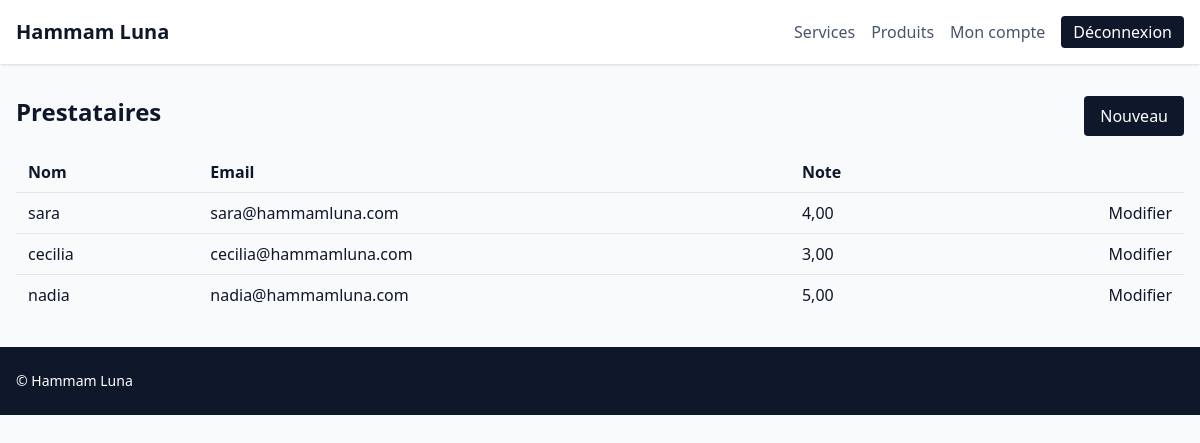
/backoffice/providers/ (signed in), run on the app's committed database.
### apps/people/models.py (models this page shows, shortened)
class Provider(TimeStampedModel):
    name = models.CharField(max_length=255)
    contact_email = models.EmailField()
    phone = models.CharField(max_length=30, blank=True)
    skills = models.JSONField(default=list, blank=True)
    rating = models.DecimalField(max_digits=3, decimal_places=2, default=0)
    is_active = models.BooleanField(default=True)

### apps/people/back_views.py (the view)
# urls.py: path("", back_views.ProviderListView.as_view(), name="list"),
@method_decorator(login_required, name="dispatch")
@method_decorator(permission_required("people.view_provider", raise_exception=True), name="dispatch")
class ProviderListView(ListView):
    model = Provider
    template_name = "backoffice/providers/list.html"
    context_object_name = "providers"

### apps/core/context_processors.py (called while the page is built)
def settings_context(_request):
    return {
        "TWO_FACTOR_ENABLED": settings.TWO_FACTOR_ENABLED,
        "SITE_NAME": "Hammam Luna",
    }

### templates/backoffice/providers/list.html
{% extends "base.html" %}
{% block content %}
<div class="flex justify-between mb-4">
    <h1 class="text-2xl font-semibold">Prestataires</h1>
    <a href="{% url 'back:providers:create' %}" class="bg-slate-900 text-white px-4 py-2 rounded">Nouveau</a>
</div>
<table class="min-w-full divide-y divide-slate-200">
    <thead>
        <tr>
            <th class="px-3 py-2 text-left">Nom</th>
            <th class="px-3 py-2 text-left">Email</th>
            <th class="px-3 py-2 text-left">Note</th>
            <th></th>
        </tr>
    </thead>
    <tbody class="divide-y divide-slate-200">
        {% for provider in providers %}
            <tr>
                <td class="px-3 py-2">{{ provider.name }}</td>
                <td class="px-3 py-2">{{ provider.contact_email }}</td>
                <td class="px-3 py-2">{{ provider.rating }}</td>
                <td class="px-3 py-2 text-right"><a href="{% url 'back:providers:update' provider.pk %}" class="text-slate-900">Modifier</a></td>
            </tr>
        {% empty %}
            <tr><td colspan="4" class="px-3 py-4">Aucun prestataire.</td></tr>
        {% endfor %}
    </tbody>
</table>
{% endblock %}

### data on the page
Provider: name "sara", contact_email "sara@hammamluna.com", rating "4,00"
Provider: name "cecilia", contact_email "cecilia@hammamluna.com", rating "3,00"
Provider: name "nadia", contact_email "nadia@hammamluna.com", rating "5,00"
